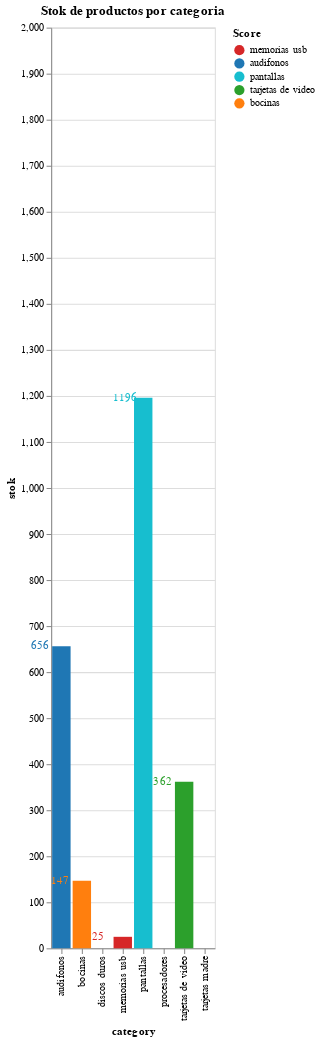

This figure's notebook cell:
### Markdown cell above
lifestore_searches = [id_search, id product]

lifestore_sales = [id_sale, id_product, score (from 1 to 5), date, refund (1 for true or 0 to false)]

lifestore_products = [id_product, name, price, category, stock]

### Code cell
stok_category = [ value[3:] for value in lifestore_products]
# print(stok_category)
diccionario_stok = {}
for value in  stok_category:
    if (value[0] not in diccionario_stok.keys()):
        diccionario_stok[value[0]]=value[1]
    diccionario_stok[value[0]]+= value[1]
    # app
print(diccionario_stok)


diccionario_stok = pd.DataFrame([[key, diccionario_stok[key]] for key in diccionario_stok.keys()], columns = ['category','stok'])
print(diccionario_stok)

domain = ['memorias usb', 'audifonos','pantallas','tarjetas de video','bocinas']
range_ = ['#d62728', '#1f77b4', '#17becf','#2ca02c', '#ff7f0e']

# Graficacion de la lista de productos
bars = alt.Chart(diccionario_stok).mark_bar().encode(
    x=alt.X('category', sort='y'),
    y="stok:Q",
    # color='category'
    color=alt.Color("category", legend=alt.Legend(title="Score"),scale=alt.Scale(domain=domain, range=range_)),
    
)

text = bars.mark_text(
    align='left',
    dx=-30,  # Nudges text to right so it doesn't appear on top of the bar
    color='black'
).encode(
    text='stok',
).properties(
            title='Stok de productos por categoria'
        )
(bars + text ).properties(height=900)

### Figure 1 — Vega-Lite specification as saved in the notebook (floating-point values rounded to 4 significant figures)
{"config": {"view": {"continuousWidth": 400, "continuousHeight": 300}}, "layer": [{"mark": "bar", "encoding": {"color": {"field": "category", "legend": {"title": "Score"}, "scale": {"domain": ["memorias usb", "audifonos", "pantallas", "tarjetas de video", "bocinas"], "range": ["#d62728", "#1f77b4", "#17becf", "#2ca02c", "#ff7f0e"]}, "type": "nominal"}, "x": {"field": "category", "sort": "y", "type": "nominal"}, "y": {"field": "stok", "type": "quantitative"}}}, {"mark": {"type": "text", "align": "left", "color": "black", "dx": -30}, "encoding": {"color": {"field": "category", "legend": {"title": "Score"}, "scale": {"domain": ["memorias usb", "audifonos", "pantallas", "tarjetas de video", "bocinas"], "range": ["#d62728", "#1f77b4", "#17becf", "#2ca02c", "#ff7f0e"]}, "type": "nominal"}, "text": {"field": "stok", "type": "quantitative"}, "x": {"field": "category", "sort": "y", "type": "nominal"}, "y": {"field": "stok", "type": "quantitative"}}, "title": "Stok de productos por categoria"}], "data": {"name": "data-3515de237016cebdbe30655ac0a5ff38"}, "height": 900, "$schema": "https://vega.github.io/schema/vega-lite/v4.17.0.json", "datasets": {"data-3515de237016cebdbe30655ac0a5ff38": [{"category": "procesadores", "stok": 1837}, {"category": "tarjetas de video", "stok": 362}, {"category": "tarjetas madre", "stok": 824}, {"category": "discos duros", "stok": 441}, {"category": "memorias usb", "stok": 25}, {"category": "pantallas", "stok": 1196}, {"category": "bocinas", "stok": 147}, {"category": "audifonos", "stok": 656}]}}
